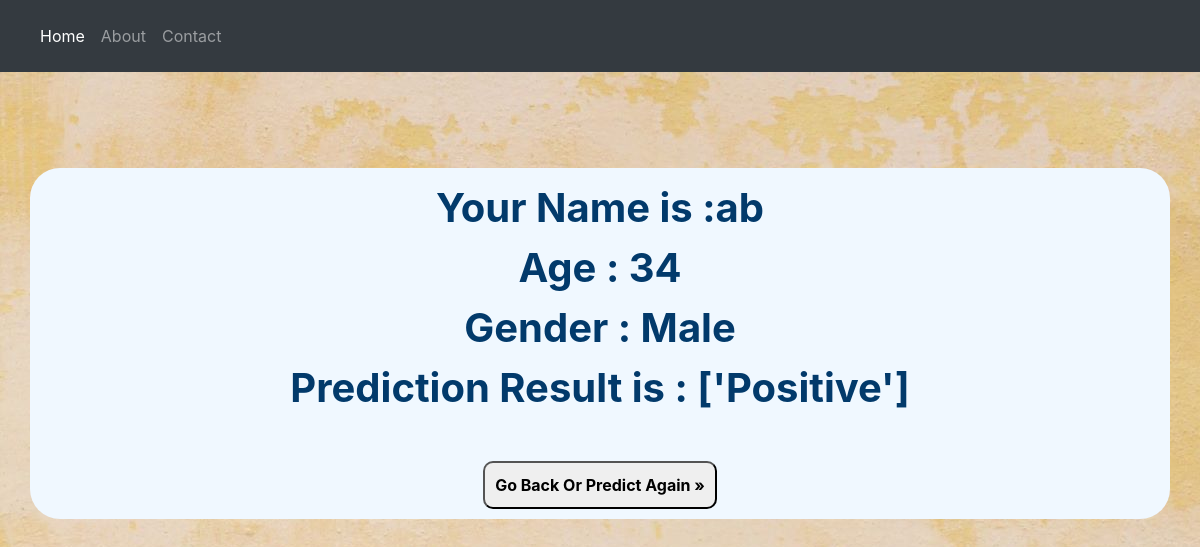
The app's page /result/, older data.
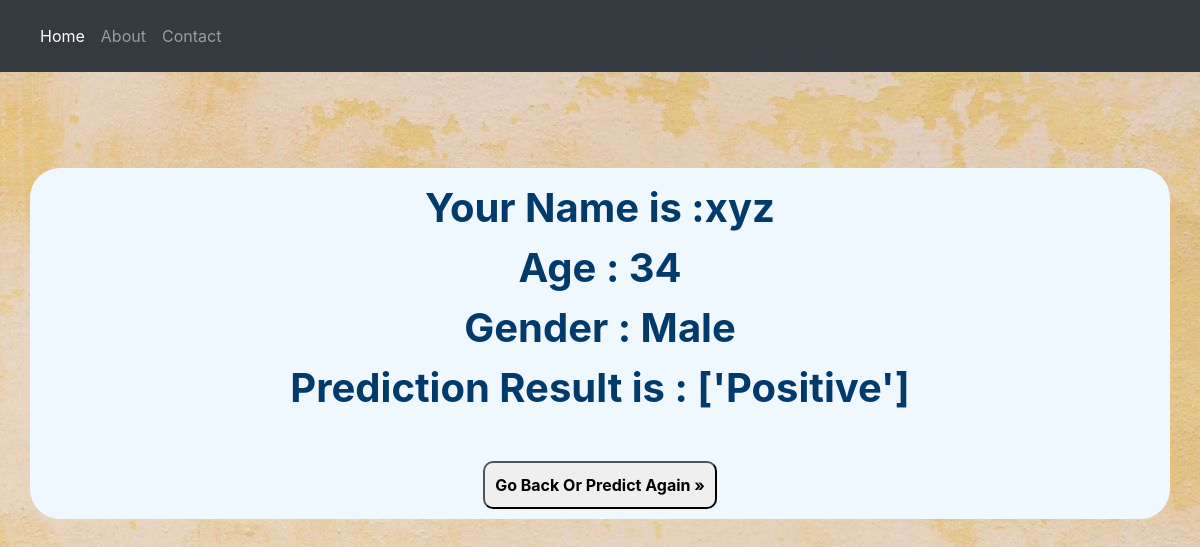
The same page, newer data.
### predictor/models.py (models this page shows, shortened)
class predictor_data(models.Model):
    class gender(models.TextChoices):
        m='Male','Male'
        f='Female','Female'
    class makechoise(models.IntegerChoices):
        A = 0, "NO"
        B = 1, "YES"
    User_Name=models.CharField(max_length=30,null=True)
    User_Age=models.PositiveIntegerField(validators=[MinValueValidator(20),MaxValueValidator(80)],null=True)
    Gender=models.CharField(max_length=20,choices=gender.choices,null=True)
    Polyuria=models.PositiveBigIntegerField(choices=makechoise.choices,null=True)
    Polydipsia =models.PositiveBigIntegerField(choices=makechoise.choices,null=True)
    sudden_weight_loss=models.PositiveBigIntegerField(choices=makechoise.choices,null=True)
    weakness=models.PositiveBigIntegerField(choices=makechoise.choices,null=True)
    Polyphagia =models.PositiveBigIntegerField(choices=makechoise.choices,null=True)
    Irritability=models.PositiveBigIntegerField(choices=makechoise.choices,null=True)
    delayed_healing=models.PositiveBigIntegerField(choices=makechoise.choices,null=True)
    partial_paresis=models.PositiveBigIntegerField(choices=makechoise.choices,null=True)
    Obesity=models.PositiveBigIntegerField(choices=makechoise.choices,null=True)
    predictions=models.CharField(max_length=20,blank=True)

### predictor/views.py (the view)
# urls.py: path('result/',views.result,name='result'),
def result(request):
    predicted = predictor_data.objects.filter().last()
    context = {
        'predicted': predicted
    }
    return render(request,'predictor/result.html',context)

### templates/predictor/result.html (shortened to what this page needs)
{% extends 'partials/base.html' %}
{% load static%}
{% block content %}
<link rel="stylesheet" href="{%static 'css/restyle.css'%}">
<body id="bg" style="background-image: url('{% static 'image/mona.jpg'%}');"></body>
{% if predicted %}
<div class="container custom-bg">
<p class="result">Your Name is :{{predicted.User_Name}} <br> Age : {{predicted.User_Age}} <br> Gender : {{predicted.Gender}} <br> Prediction Result is : {{predicted.predictions}} </p>
<br>
    <form action="{%url 'form' %}">
        <input class="button" type="submit" value="Go Back Or Predict Again &raquo;">
    </form>
</div>
{% endif %}
{% endblock %}

### templates/partials/base.html (shortened to what this page needs)
<!doctype html>
<html lang="en">
  <head>
    <link rel="stylesheet" href="https://cdn.jsdelivr.net/npm/bootstrap@4.6.0/dist/css/bootstrap.min.css">
  </head>
  <body>
    {% include 'partials/nav.html' %}
    {% block content  %}
    {% endblock %}
  </body>
</html>

### templates/partials/nav.html (shortened to what this page needs)
<nav class="navbar navbar-dark bg-dark">
    <nav class="navbar navbar-expand-lg navbar-dark bg-dark">
        <div class="collapse navbar-collapse" id="navbarSupportedContent">
          <ul class="navbar-nav mr-auto">
            <li class="nav-item active">
              <a class="nav-link" href="/">Home <span class="sr-only">(current)</span></a>
            </li>
            <li class="nav-item">
              <a class="nav-link" href="{% url 'about'%}">About</a>
            </li>
            <li class="nav-item">
                <a class="nav-link" href="{% url 'contact'%}">Contact</a>
              </li>
          </ul>
        </div>
      </nav>
</nav>

### static/css/restyle.css (style rules this page uses)
.custom-bg { text-align: center; font-size: large; font-style: normal; padding: 10px; background-color: aliceblue; border-radius: 30px; margin-top: 8%; }
.result { color: rgb(2, 58, 107); font-weight: bold; font-size: 40px; }
.button { font-weight: 700; border-radius: 10px; padding: 10px; cursor: pointer; transition: all 0.5s ease; font-size: medium; }

Row changes from the older to the newer data that the page shows:
removed predictor_data: User_Name "ab", User_Age "34", Gender "Male", predictions "['Positive']"
added predictor_data: User_Name "xyz", User_Age "34", Gender "Male", predictions "['Positive']"
